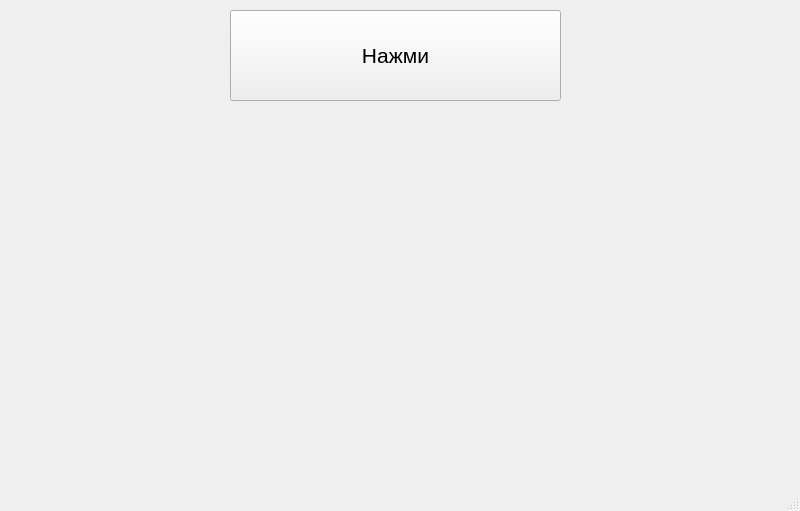
<?xml version="1.0" encoding="UTF-8"?>
<ui version="4.0">
 <class>MainWindow</class>
 <widget class="QMainWindow" name="MainWindow">
  <property name="geometry">
   <rect>
    <x>0</x>
    <y>0</y>
    <width>800</width>
    <height>511</height>
   </rect>
  </property>
  <property name="windowTitle">
   <string>MainWindow</string>
  </property>
  <widget class="QWidget" name="centralwidget">
   <widget class="QPushButton" name="pushButton">
    <property name="geometry">
     <rect>
      <x>230</x>
      <y>10</y>
      <width>331</width>
      <height>91</height>
     </rect>
    </property>
    <property name="font">
     <font>
      <pointsize>16</pointsize>
     </font>
    </property>
    <property name="text">
     <string>Нажми</string>
    </property>
   </widget>
  </widget>
  <widget class="QMenuBar" name="menubar">
   <property name="geometry">
    <rect>
     <x>0</x>
     <y>0</y>
     <width>800</width>
     <height>26</height>
    </rect>
   </property>
  </widget>
  <widget class="QStatusBar" name="statusbar"/>
 </widget>
 <resources/>
 <connections/>
</ui>
